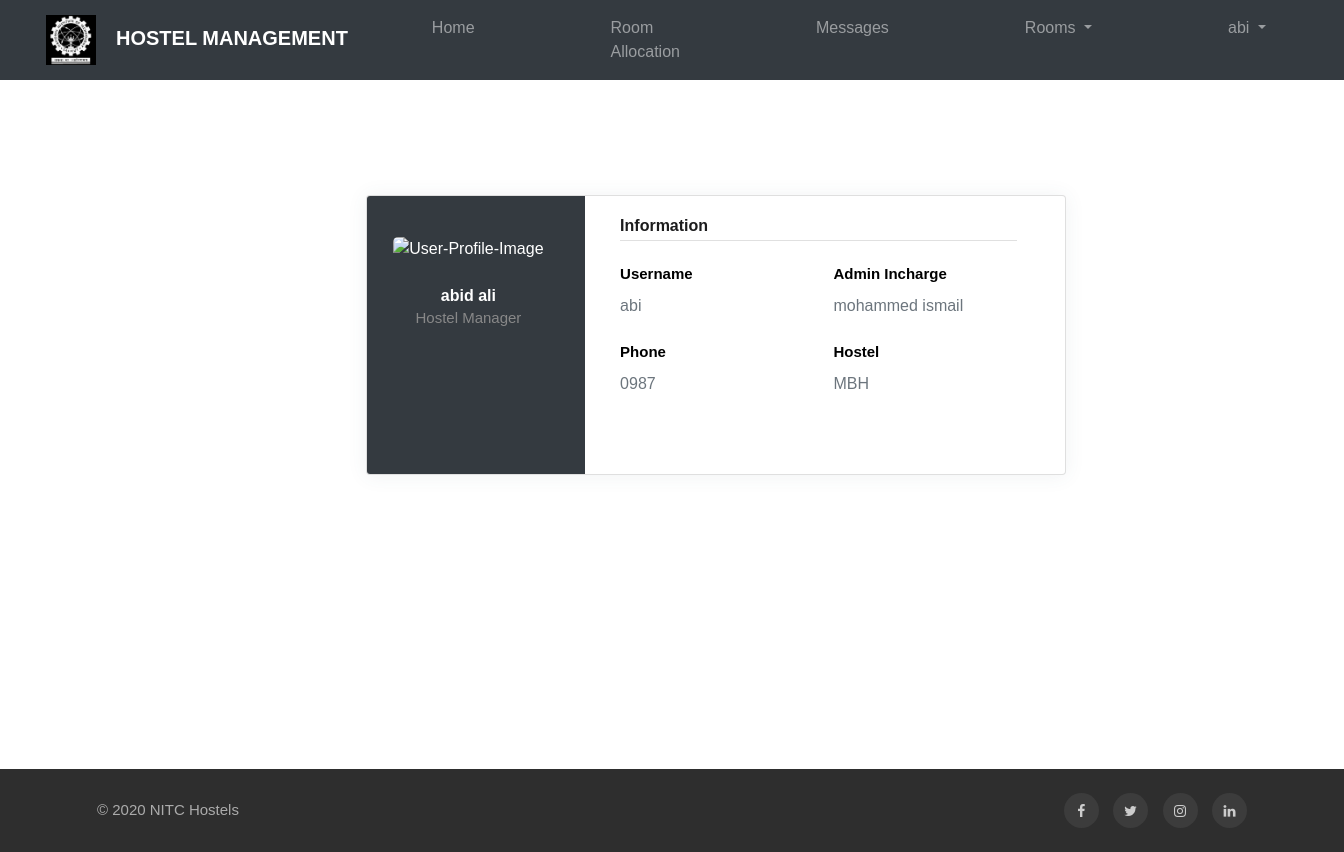
Screenshot of /HM/profile.php (signed in) with the database file from the repository.
### tables this page shows
CREATE TABLE `hostel_manager` (
  `hm_id` int(10) NOT NULL,
  `f_name` varchar(20) DEFAULT NULL,
  `l_name` varchar(20) DEFAULT NULL,
  `username` varchar(20) NOT NULL,
  `mobile` varchar(20) NOT NULL,
  `password` varchar(20) NOT NULL,
  `admin` int(10) DEFAULT NULL,
  `hostel_id` int(10) DEFAULT NULL
);

CREATE TABLE `hostel` (
  `hostel_id` int(10) NOT NULL,
  `hostel_name` varchar(20) NOT NULL,
  `no_of_rooms` int(5) DEFAULT NULL,
  `no_of_students` int(5) DEFAULT NULL,
  `accepted_gen` int(2) DEFAULT NULL
);

### HM/profile.php (the view, shortened to what this page needs)
<?php include('hm-header.php') ?>
<br><br><br>
<?php
$hm_id=$_SESSION['hm_id'];
$query1 = "SELECT * FROM hostel_manager WHERE hm_id = '$hm_id'";
$result1 = mysqli_query($conn,$query1);
$row1 = mysqli_fetch_assoc($result1);
$name=$row1['f_name']." ".$row1['l_name'];
$query2 = "SELECT * FROM administrator WHERE ha_id = '$row1[admin]'";
$result2 = mysqli_query($conn,$query2);
$row2 = mysqli_fetch_assoc($result2);
$name2=$row2['f_name']." ".$row2['l_name'];
$query3 = "SELECT * FROM hostel WHERE hostel_id = '$row1[hostel_id]'";
$result3 = mysqli_query($conn,$query3);
$row3 = mysqli_fetch_assoc($result3);
?>
<div class="page-content page-container" id="page-content">
    <div class="padding">
        <div class="row container d-flex justify-content-center" style="padding-left: 0px;">
            <div class="col-xl-6 col-md-12" style="padding-left: 0px;">
                <div class="card user-card-full" style="width: 700px;">
                    <div class="row m-l-0 m-r-0" style="width:700px;">
                        <div class="col-sm-4 bg-c-lite-green user-profile">
                            <div class="card-block text-center text-white">
                                <div class="m-b-25"> <img src="https://img.icons8.com/bubbles/100/000000/user.png" class="img-radius" alt="User-Profile-Image"> </div>
                                <h6 class="f-w-600" style="color: white;"><?php echo $name;?></h6>
                                <p>Hostel Manager</p> <i class=" mdi mdi-square-edit-outline feather icon-edit m-t-10 f-16"></i>
                            </div>
                        </div>
                        <div class="col-sm-8">
                            <div class="card-block">
                                <h6 class="m-b-20 p-b-5 b-b-default f-w-600">Information</h6>
                                <div class="row">
                                    <div class="col-sm-6">
                                        <p class="m-b-10 f-w-600" style="color: black;">Username</p>
                                        <h6 class="text-muted f-w-400"><?php echo $row1['username'];?></h6>
                                    </div>
                                    <div class="col-sm-6">
                                        <p class="m-b-10 f-w-600" style="color: black;">Admin Incharge</p>
                                        <h6 class="text-muted f-w-400"><?php echo $name2;?></h6>
                                    </div>
                                </div>
                               <br>
                                <div class="row">
                                    <div class="col-sm-6">
                                        <p class="m-b-10 f-w-600" style="color: black;">Phone</p>
                                        <h6 class="text-muted f-w-400" style="color: black;"><?php echo $row1['mobile'];?></h6>
                                    </div>
                                    <div class="col-sm-6">
                                        <p class="m-b-10 f-w-600" style="color: black;">Hostel</p>
                                        <h6 class="text-muted f-w-400"><?php echo $row3['hostel_name'];?></h6>
                                    </div>
                                </div>
                                <ul class="social-link list-unstyled m-t-40 m-b-10">
                                    <li></li>
                                    <li></li>
                                    <li></li>
                                </ul>
                            </div>
                        </div>
                    </div>
                </div>
            </div>
        </div>
    </div>
</div>
<br><br><br><br><br><br><br><br><br>
<?php include('hm-footer.php');

### HM/assets/css/styles-nav.css (style rules this page uses)
body { background-color: #ffff; height:100%; }

### rows the page displays
hostel_manager: name "abid ali", username "abi", mobile "0987"
hostel: hostel_name "MBH"

### other values shown
$_SESSION['username'] "abi"
$name2 "mohammed ismail"
